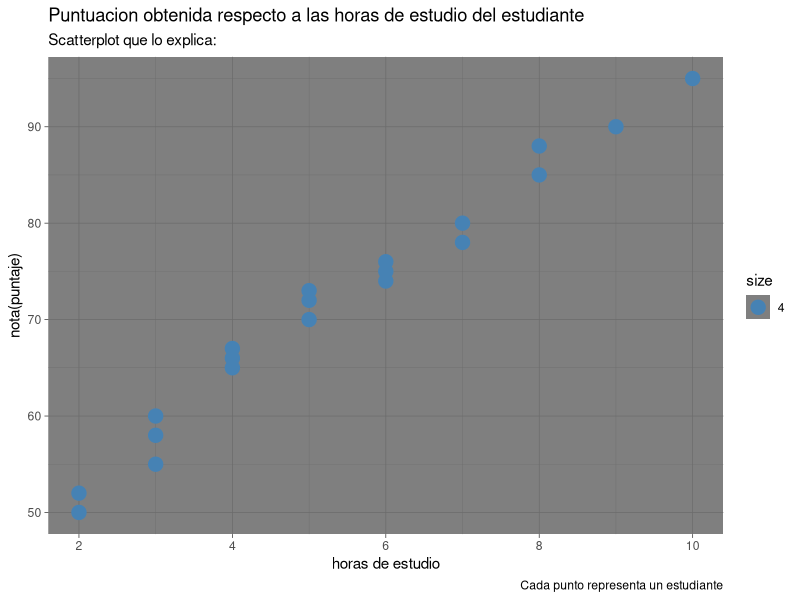
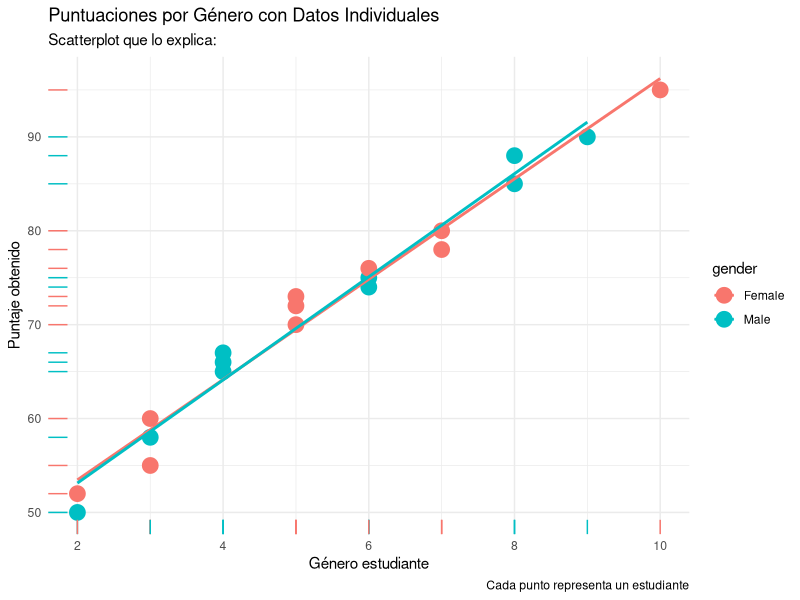
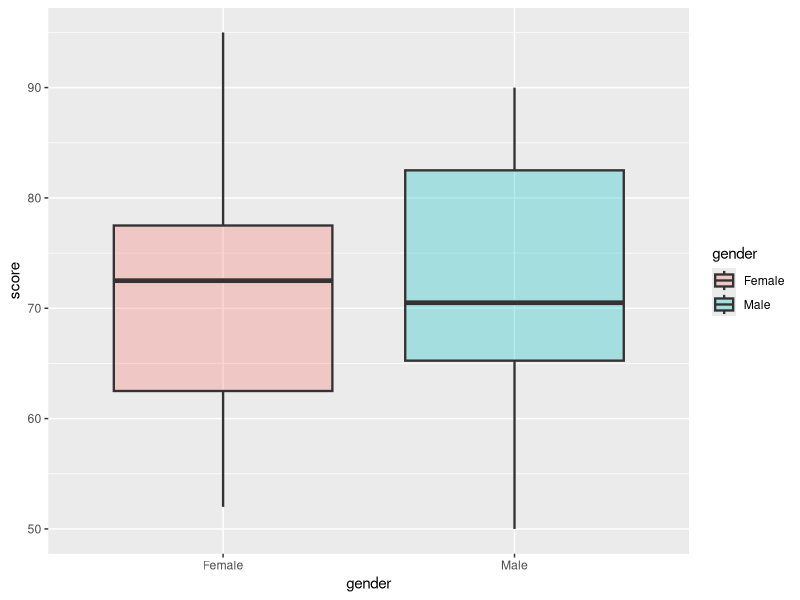
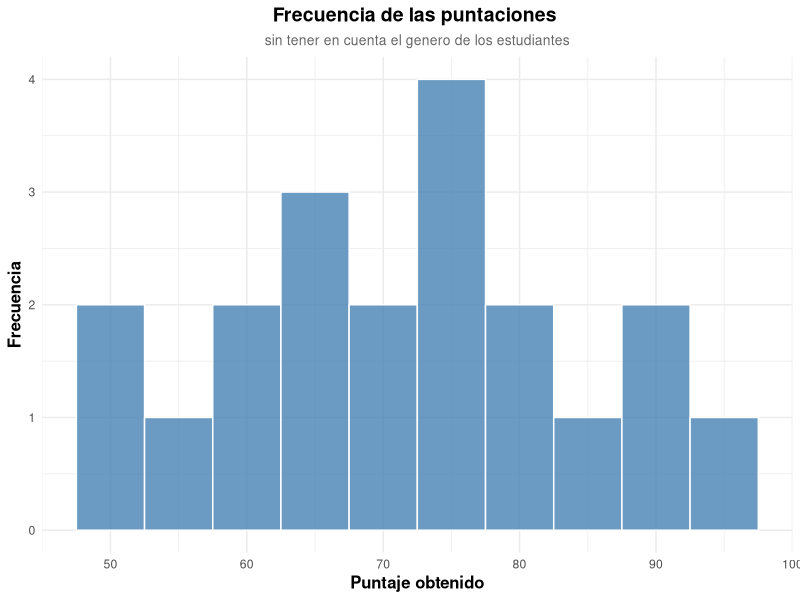
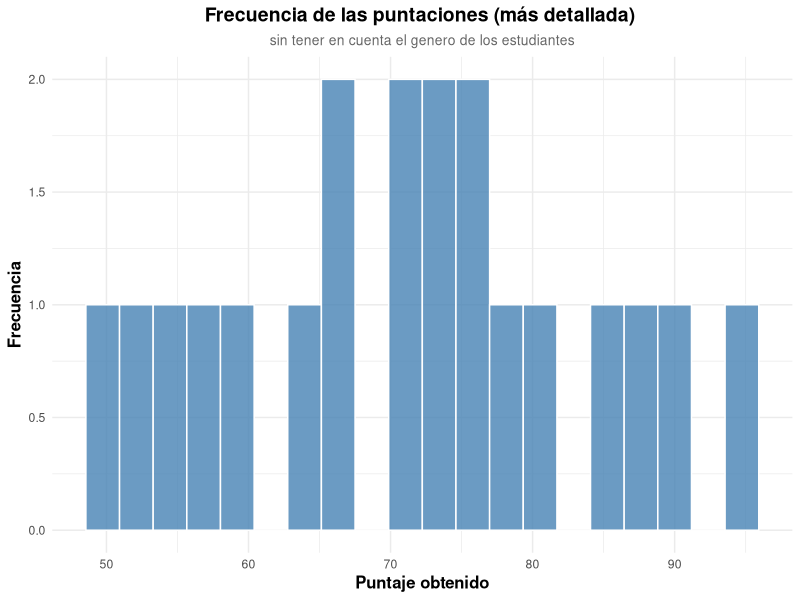
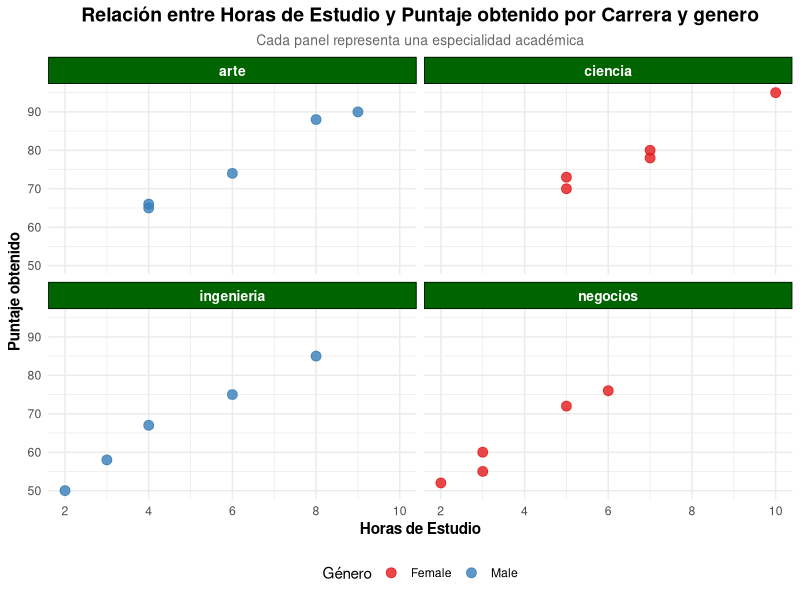
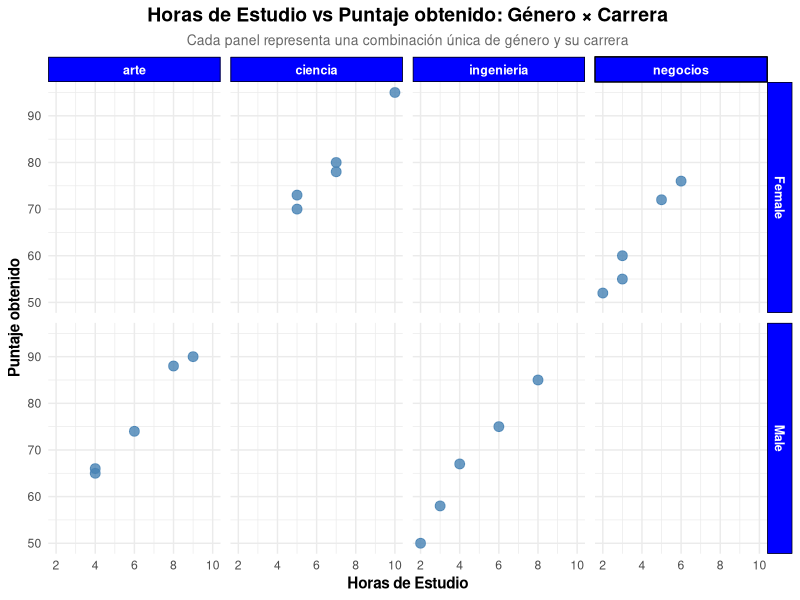
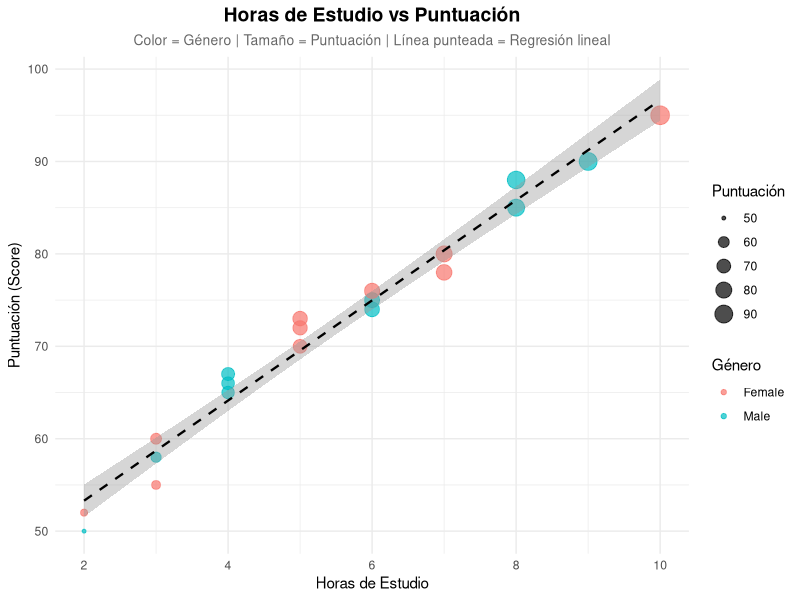

Reproduce these figures in R, in order.
## ---- chunk 1
# se importa la libreria ggplot2
library(ggplot2)

# creamos el dataframe a usar
students <- data.frame(
 id = 1:20,
 hours_study = c(2,3,4,5,6,3,4,7,8,5,6,7,3,2,9,10,4,6,8,5),
 score = c(50,55,65,70,75,60,66,80,85,72,74,78,58,52,90,95,67,76,88,73),
 gender = rep(c("Male","Female"), 10),
 major = rep(c("ingenieria","negocios","arte","ciencia"), 5))
## ---- chunk 2
# creacion de scatterplot de horas de estudio vs nota

ggplot(data = students) +
  #aca se genera el scatterplot, que variables se usan, el
  #tamaño y el color de los puntos(fijo para todos)
  geom_point(mapping = (aes(x=hours_study, y = score, size = 4)), color= "steelblue") +
  # se le da el nomre a las variables, titulo y subtitulo
  geom_rug() +
  labs(x = "horas de estudio", y = "nota(puntaje)", caption = "Cada punto representa un estudiante", title = "Puntuacion obtenida respecto a las horas de estudio del estudiante", subtitle = "Scatterplot que lo explica:") +
  # se le dice que el tema sea oscuro(el fondo se verá negro)
  theme_dark()
## ---- chunk 3
# el color se pone desde el "aes" para poder usar una variable
# del dataframe para darle el color a los puntos
ggplot(students, aes(x = hours_study, y = score, color = gender)) +
  #tamaño de los puntos
  geom_point(size = 5) +
  geom_rug() +
  labs(x = "horas de estudio", y = "nota(puntaje)", caption = "Cada punto representa un estudiante", title = "Puntuacion obtenida respecto a las horas de estudio del estudiante y su genero", subtitle = "Scatterplot que lo explica:") +
  # se le da el tema "minimal" para generar el estilo de cuadricula
  theme_minimal() +
  theme( #centrar el titulo
    plot.title = element_text(hjust = 0.5),
    # Estilo de titulos de los ejes
   axis.title.x = element_text(size = 12, face = "bold", color = "darkgray"),
   axis.title.y = element_text(size = 12, face = "bold", color = "darkgray"),
   # se quita la leyenda
   leyend.position = "right"
        ) +
  #linea de regresion lineal
  geom_smooth(
    method = "lm",
    se = FALSE,
    size = 1,
    linetype = "solid"
  ) +
    labs(title = "Puntuaciones por Género con Datos Individuales",
       x = "Género estudiante", y = "Puntaje obtenido") +
  theme_minimal() +
  theme(legend.position = "right")

## ---- chunk 4
#base de datos a usar y cuales van a ser los dos datos a enfrentar
ggplot(students, aes(x = gender, y = score, fill = gender)) +
  #alpha es la opacidad
  #outlier.color es el color de los valores atipicos
  # outlier.shape el 17 indica un triangulo
  #size es el grososr de las lineas
  geom_boxplot(alpha = 0.3 , outlier.color = "red", outlier.shape = 17, size = 0.8)
## ---- chunk 5

# Histograma básico de score
# el valor independiente es el puntaje
ggplot(students, aes(x = score)) +
  #aca se genera el histograma
  geom_histogram(
    bins = 10,                   # Número de intervalos (bins)
    fill = "steelblue",          # Color de relleno de las barras
    color = "white",             # Color del borde de las barras
    alpha = 0.8                  # Transparencia
  ) +
  labs(
    #titulos y subtitulos del histograma ademas del nombre de los dos ejes a comparar
    title = "Frecuencia de las puntaciones ",
    subtitle = "sin tener en cuenta el genero de los estudiantes",
    x = "Puntaje obtenido",
    y = "Frecuencia"
  ) +
  theme_minimal() +
  theme(
    #centrar el titulo y darle tamaño
    plot.title = element_text(hjust = 0.5, face = "bold", size = 14),
    #centrar el subtitulo(hjust = 0.5), darle color y tamaño
    plot.subtitle = element_text(hjust = 0.5, color = "gray40", size = 10),
    #tamaño al titulo de la variable independiente
    axis.title.x = element_text(size = 12, face = "bold"),
    #tamaño al titulo de la variable al comparar
    axis.title.y = element_text(size = 12, face = "bold")
  )
## ---- chunk 6
# Histograma básico de score
# el valor independiente es el puntaje
ggplot(students, aes(x = score)) +
  #aca se genera el histograma
  geom_histogram(
    bins = 20,                   # Número de intervalos (bins)
    fill = "steelblue",          # Color de relleno de las barras
    color = "white",             # Color del borde de las barras
    alpha = 0.8                  # Transparencia
  ) +
  labs(
    #titulos y subtitulos del histograma ademas del nombre de los dos ejes a comparar
    title = "Frecuencia de las puntaciones (más detallada) ",
    subtitle = "sin tener en cuenta el genero de los estudiantes",
    x = "Puntaje obtenido",
    y = "Frecuencia"
  ) +
  theme_minimal() +
  theme(
    #centrar el titulo y darle tamaño
    plot.title = element_text(hjust = 0.5, face = "bold", size = 14),
    #centrar el subtitulo(hjust = 0.5), darle color y tamaño
    plot.subtitle = element_text(hjust = 0.5, color = "gray40", size = 10),
    #tamaño al titulo de la variable independiente
    axis.title.x = element_text(size = 12, face = "bold"),
    #tamaño al titulo de la variable al comparar
    axis.title.y = element_text(size = 12, face = "bold")
  )
## ---- chunk 7
#se le da la base de datos y la variable a los dos ejes
ggplot(students, aes(x = hours_study, y = score, color = gender)) +
  #tamaño
  geom_point(size = 3, alpha = 0.8) +
  
  # Crear facetas por la variable 'major'
  facet_wrap(~ major, ncol = 2) +  # 2 columnas, filas automáticas
  
  labs(
    title = "Relación entre Horas de Estudio y Puntaje obtenido por Carrera y genero",
    subtitle = "Cada panel representa una especialidad académica",
    x = "Horas de Estudio",
    y = "Puntaje obtenido",
    # se aplicaran los colores automaticos del genero masculino y femenino
    color = "Género"
  ) +
  theme_minimal() +
  theme(
    # ajustar titulo
    plot.title = element_text(hjust = 0.5, face = "bold", size = 14),
    # ajustar subtitulo y darle color
    plot.subtitle = element_text(hjust = 0.5, color = "gray40", size = 10),
    # ajustar los titulos de los ejes
    axis.title.x = element_text(size = 11, face = "bold"),
    axis.title.y = element_text(size = 11, face = "bold"),
    strip.text = element_text(face = "bold", size = 10, color = "white"),  # Etiquetas de facetas
    strip.background = element_rect(fill = "darkgreen"),                   # Fondo de etiquetas
    legend.position = "bottom"
  ) +
  scale_color_brewer(palette = "Set1")  # Colores distintivos para género
## ---- chunk 8
ggplot(students, aes(x = hours_study, y = score)) +
  geom_point(size = 3, alpha = 0.8, color = "steelblue") +
  
  # facet_grid: filas ~ columnas
  facet_grid(gender ~ major) +  # gender en filas, major en columnas
  
  labs(
    # Titulos
    title = "Horas de Estudio vs Puntaje obtenido: Género × Carrera",
    subtitle = "Cada panel representa una combinación única de género y su carrera",
    x = "Horas de Estudio",
    y = "Puntaje obtenido"
  ) +
  theme_minimal() +
  theme(
    # Titulos
    plot.title = element_text(hjust = 0.5, face = "bold", size = 14),
    plot.subtitle = element_text(hjust = 0.5, color = "gray40", size = 10),
    # Titulos ejes
    axis.title.x = element_text(size = 11, face = "bold"),
    axis.title.y = element_text(size = 11, face = "bold"),
    
    # Personalizar etiquetas de facetas
    strip.text = element_text(face = "bold", size = 9, color = "white"),
    strip.background = element_rect(fill = "blue"),
    
    # Ajustar márgenes para mejor lectura
    panel.spacing = unit(0.5, "lines")
  )
## ---- chunk 9
ggplot(students, aes(x = hours_study, y = score, 
                     color = gender,    #  Color mapeado a género
                     size = score)) +   #  Tamaño mapeado a puntuación
  geom_point(alpha = 0.7) +             # Transparencia para evitar saturación visual
  
  #  Línea de regresión global (color fijo para no interferir con el mapeo de color)
  geom_smooth(
    aes(x = hours_study, y = score),  
    method = "lm", 
    se = TRUE,                          # Mostrar intervalo de confianza
    color = "black",                    # Línea negra para contraste
    linetype = "dashed", 
    size = 0.8,
  ) +
  
  labs(
    # Titulos
    title = "Horas de Estudio vs Puntuación",
    subtitle = "Color = Género | Tamaño = Puntuación | Línea punteada = Regresión lineal",
    x = "Horas de Estudio",
    y = "Puntuación (Score)",
    color = "Género",
    size = "Puntuación"
  ) +
  theme_minimal() +
  
  # Personalizaciones adicionales para mejor legibilidad
  theme(
    plot.title = element_text(hjust = 0.5, face = "bold", size = 14),
    plot.subtitle = element_text(hjust = 0.5, color = "gray40", size = 10),
    legend.position = "right",
    legend.box = "vertical"
  ) 
